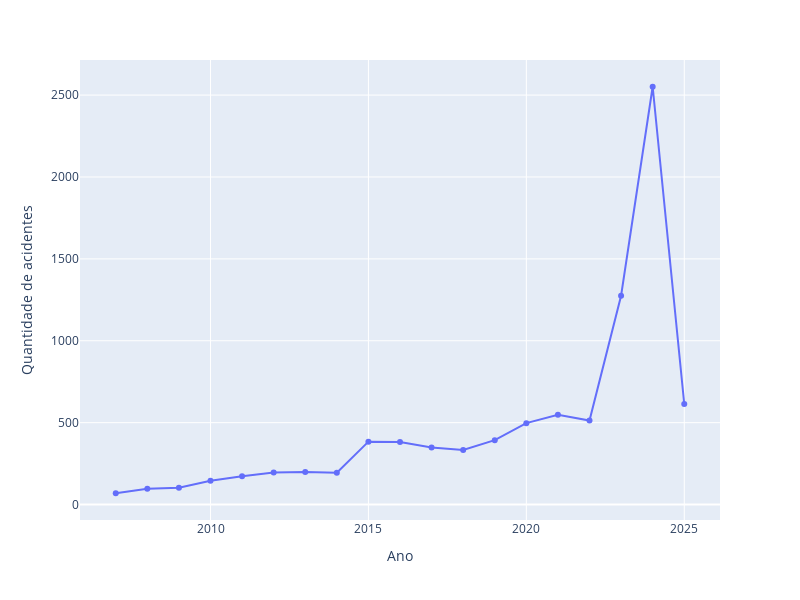

Notebook code for this chart:
### Code cell
df_new["Ano"] = df_new["ocorrencia_tempo"].dt.year
data = df_new["Ano"].value_counts().sort_index()

fig = px.line(
    x=data.index,
    y=data.values,
    markers=True,
    labels={"x": "Ano", "y": "Quantidade de acidentes"},
    width=800,
    height=600
)
fig.show()

### Figure 1 — Plotly figure (JSON) as saved in the notebook; plotly's stock layout.template omitted (floating-point values rounded to 4 significant figures)
{"data": [{"hovertemplate": "Ano=%{x}<br>Quantidade de acidentes=%{y}<extra></extra>", "legendgroup": "", "line": {"color": "#636efa", "dash": "solid"}, "marker": {"symbol": "circle"}, "mode": "lines+markers", "name": "", "orientation": "v", "showlegend": false, "type": "scatter", "x": [2007.0, 2008.0, 2009.0, 2010.0, 2011.0, 2012.0, 2013.0, 2014.0, 2015.0, 2016.0, 2017.0, 2018.0, 2019.0, 2020.0, 2021.0, 2022.0, 2023.0, 2024.0, 2025.0], "xaxis": "x", "y": [69, 96, 103, 145, 173, 196, 198, 194, 384, 382, 348, 333, 393, 497, 548, 513, 1275, 2551, 614], "yaxis": "y"}], "layout": {"height": 600, "legend": {"tracegroupgap": 0}, "margin": {"t": 60}, "width": 800, "xaxis": {"anchor": "y", "domain": [0, 1], "title": {"text": "Ano"}}, "yaxis": {"anchor": "x", "domain": [0, 1], "title": {"text": "Quantidade de acidentes"}}}}
